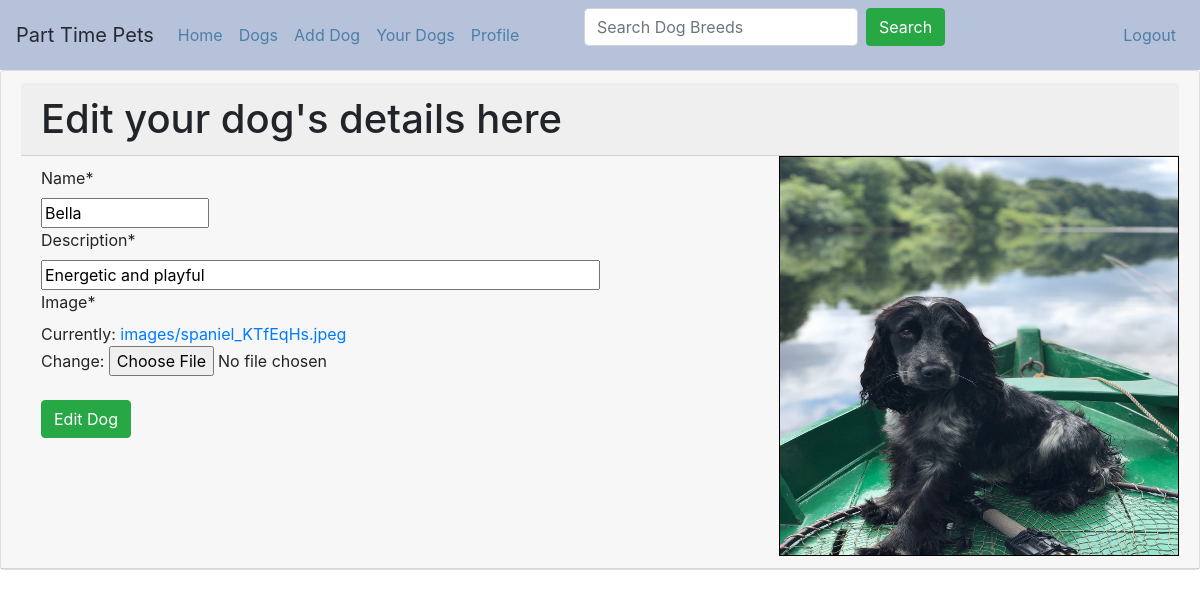
Page /edit_dog/26 (signed in) on the committed database.
### app/models.py (models this page shows)
class Dog(models.Model):
    name = models.CharField(max_length=100, blank=False)
    description = models.CharField(max_length=200, blank=False)
    is_available = models.BooleanField(default=True)
    image = models.FileField(upload_to='images/')
    owner = models.ForeignKey(User, on_delete=models.CASCADE)
    breed = models.ForeignKey(Breed, on_delete=models.CASCADE)
    class Meta:
        ordering = ('name',)

### app/views.py (the view)
# urls.py: path('edit_dog/<int:dog_id>', views.edit_dog, name='edit_dog'),
@login_required
def edit_dog(request, dog_id):
    dog = get_object_or_404(Dog, id=dog_id)
    currentuser = request.user
    if request.method == 'POST':
        form = DogEditForm(instance=dog, data=request.POST, files=request.FILES)
        print("form", form)
        if form.is_valid():
            form.save()
        messages.success(request, f"{dog.name}'s details changed successfully!")
        return HttpResponseRedirect(reverse('app:your_dog_list', args=[currentuser.id]))
    elif request.method == 'GET':
        edit_dog = DogEditForm(instance=dog)
        template_name = 'dogs/edit_dog.html'
        context = {'edit_dog': edit_dog, 'dog': dog}
        return render(request, template_name, context)

### app/forms.py
class DogEditForm(forms.ModelForm):
  class Meta:
    model = Dog
    fields = ('name', 'description', 'image')
    labels = {
      'name': 'Name',
      'description': 'Description',
      'image': 'Image',
    }
  def __init__(self, *args, **kwargs):
        super(DogEditForm, self).__init__(*args, **kwargs)
        self.helper = FormHelper()
        self.helper.form_tag = False
        self.helper.form_class = 'form-inline'
        self.helper.field_template = 'bootstrap3/layout/inline_field.html'
        self.helper.layout = Layout(
          Field('name', style='width: 15%;'),
          Field('description', style='width: 50%;'),
          Field('image',),
        )

### app/templates/dogs/edit_dog.html (shortened to what this page needs)
{% extends 'base.html' %}
{% load crispy_forms_tags %}
{% block content %}
<div class='card mb-3'>
    <div class='card-header'>
        <h1 class="card-header">Edit your dog's details here</h1>
        <image style='border: 1px solid black; float: right;' src="{{ dog.image.url }}" height=400 width=400></image>
        <div class='card-body' style='padding-top: 10px; padding-bottom: 10px;'>
            <form id="edit_dog" method="POST" action="{% url 'app:edit_dog' dog.id %}" enctype="multipart/form-data">
                {% crispy edit_dog %}
                <br />
                <input class="btn btn-success" type="submit" name="submit" value="Edit Dog" />
            </form>
        </div>
    </div>
</div>
{% endblock content %}

### rows in the picture
Dog: image (picture), name "Bella", description "Energetic and playful"
